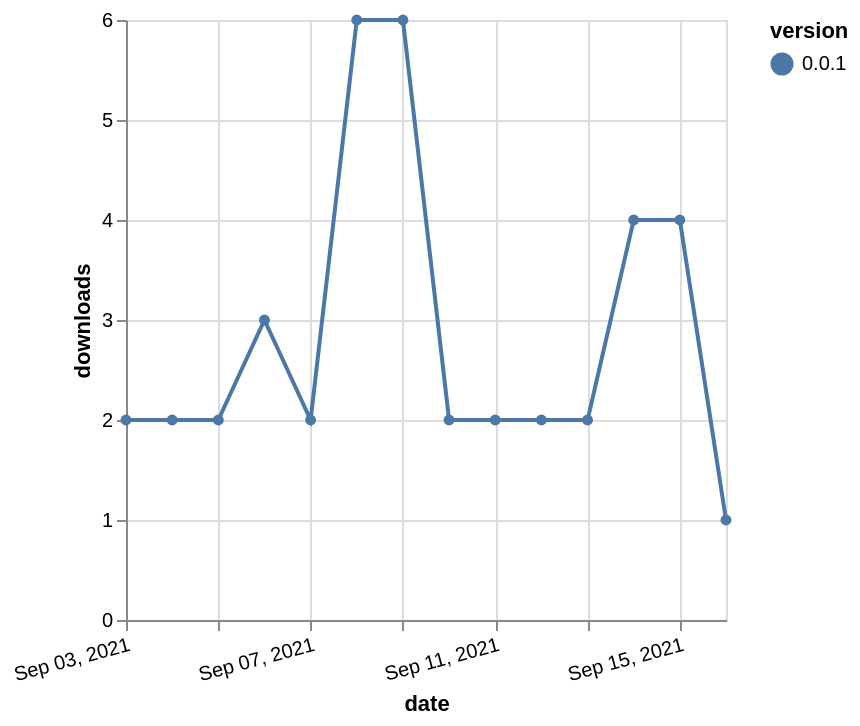

Here is the Vega-Lite specification saved for this chart:
### Vega-Lite specification from a JSON file in a GitHub repository (floating-point values rounded to 4 significant figures)
{"$schema": "https://vega.github.io/schema/vega-lite/v5.json", "description": "A simple bar chart with embedded data.", "data": {"values": [{"date": "2021-09-03", "total": 3063, "delta": 2, "version": "0.0.1"}, {"date": "2021-09-04", "total": 3065, "delta": 2, "version": "0.0.1"}, {"date": "2021-09-05", "total": 3067, "delta": 2, "version": "0.0.1"}, {"date": "2021-09-06", "total": 3070, "delta": 3, "version": "0.0.1"}, {"date": "2021-09-07", "total": 3072, "delta": 2, "version": "0.0.1"}, {"date": "2021-09-08", "total": 3078, "delta": 6, "version": "0.0.1"}, {"date": "2021-09-09", "total": 3084, "delta": 6, "version": "0.0.1"}, {"date": "2021-09-10", "total": 3086, "delta": 2, "version": "0.0.1"}, {"date": "2021-09-11", "total": 3088, "delta": 2, "version": "0.0.1"}, {"date": "2021-09-12", "total": 3090, "delta": 2, "version": "0.0.1"}, {"date": "2021-09-13", "total": 3092, "delta": 2, "version": "0.0.1"}, {"date": "2021-09-14", "total": 3096, "delta": 4, "version": "0.0.1"}, {"date": "2021-09-15", "total": 3100, "delta": 4, "version": "0.0.1"}, {"date": "2021-09-16", "total": 3101, "delta": 1, "version": "0.0.1"}]}, "width": "container", "mark": {"type": "line", "point": {"filled": true}}, "encoding": {"x": {"field": "date", "type": "temporal", "timeUnit": "yearmonthdate", "title": "date", "axis": {"labelAngle": -15}}, "y": {"field": "delta", "type": "quantitative", "title": "downloads"}, "color": {"field": "version", "type": "nominal"}, "tooltip": {"field": "delta"}}}
